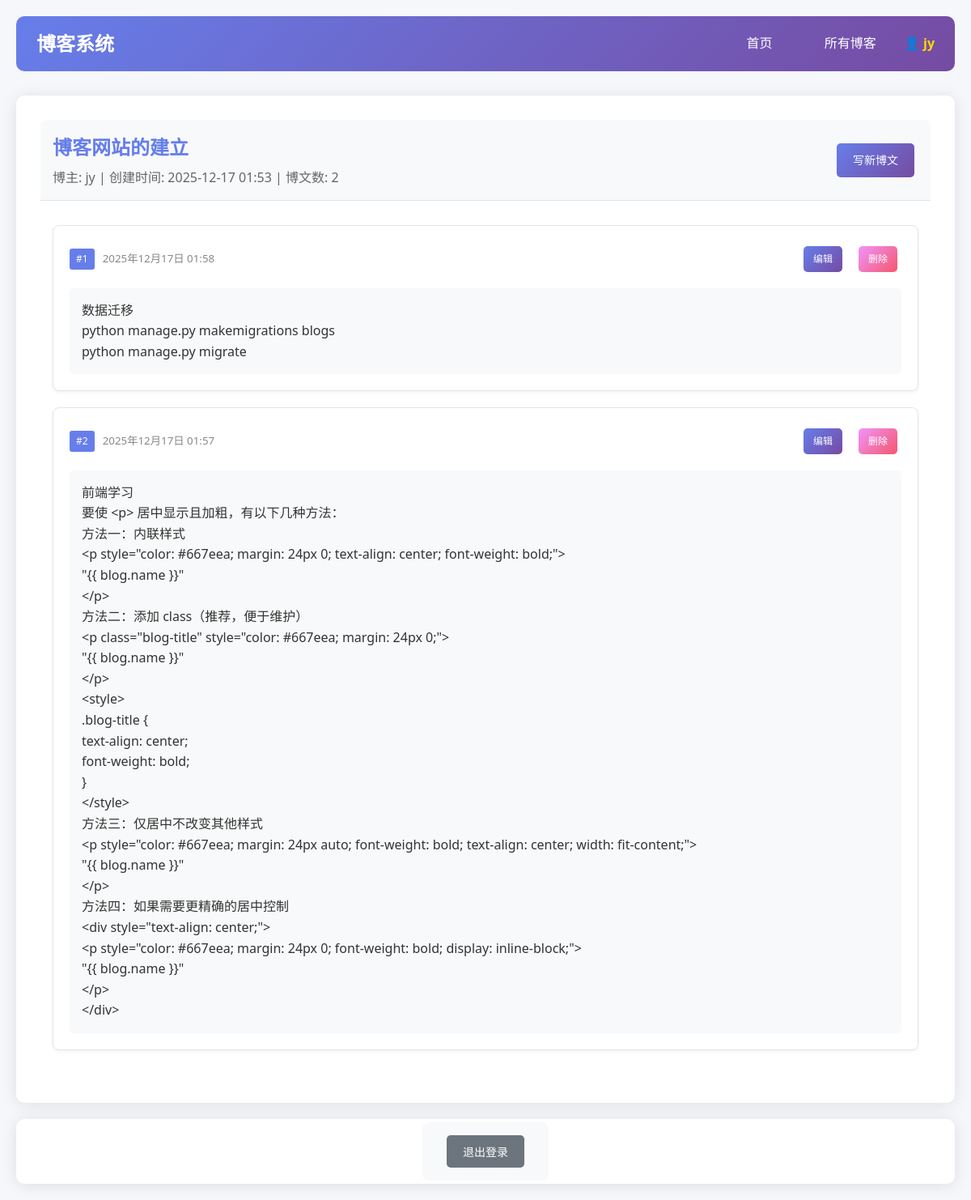
The page /blogs/11/ (signed in) on the database its author committed.
### blogs/models.py (models this page shows, shortened)
class Blog(models.Model):
    name=models.CharField(max_length=25)
    date_added=models.DateTimeField(auto_now_add=True)
    owner=models.ForeignKey(User,on_delete=models.CASCADE)

class Post(models.Model):
    blog=models.ForeignKey(Blog,on_delete=models.CASCADE)
    text=models.TextField()
    date_added=models.DateTimeField(auto_now_add=True)

### blogs/views.py (the view)
# urls.py: path('blogs/<int:blog_id>/',views.blog,name='blog'),
def blog(request,blog_id):
    blog=Blog.objects.get(id=blog_id)
    posts=blog.post_set.order_by('-date_added')
    context={'blog':blog,'posts':posts}
    return render(request,'blogs/blog.html',context)

### blogs/templates/blogs/blog.html (shortened to what this page needs)
{% extends 'blogs/base.html' %}
{% block content %}
    <div class="card-header" style="display: flex; justify-content: space-between; align-items: center;">
        <div>
            <h2 style="color: #667eea;">{{ blog.name }}</h2>
            <p style="color: #666; margin-top: 5px;">
                博主: {{ blog.owner.username }} |
                创建时间: {{ blog.date_added|date:"Y-m-d H:i" }} |
                博文数: {{ posts|length }}
            </p>
        </div>
        {% if user == blog.owner %}
        <div>
            <a href="{% url 'blogs:new_post' blog.id %}" class="btn">写新博文</a>
        </div>
        {% endif %}
    </div>
    <div class="card-body">
        {% if posts %}
            {% for post in posts %}
                <div class="card" style="margin-bottom: 20px;">
                    <div style="display: flex; justify-content: space-between; align-items: center; margin-bottom: 15px;">
                        <div style="display: flex; align-items: center; gap: 10px;">
                            <span style="font-size: 12px; background: #667eea; color: white; padding: 3px 8px; border-radius: 3px;">
                                #{{ forloop.counter }}
                            </span>
                            <small style="color: #888;">{{ post.date_added|date:'Y年m月d日 H:i' }}</small>
                        </div>
                        {% if user == blog.owner %}
                        <div style="display: flex; gap: 10px;">
                            <a href="{% url 'blogs:edit_post' post.id %}" class="btn" style="font-size: 12px; padding: 6px 12px;">编辑</a>
                            <a href="{% url 'blogs:delete_post' post.id %}"
                               class="btn btn-danger"
                               style="font-size: 12px; padding: 6px 12px;">删除</a>
                        </div>
                        {% endif %}
                    </div>
                    <div style="padding: 15px; background: #f8f9fa; border-radius: 5px;">
                        <p style="white-space: pre-wrap; line-height: 1.8; color: #333;">{{ post.text|linebreaks }}</p>
                    </div>
                </div>
            {% endfor %}
        {% endif %}
    </div>
{% endblock content %}

### blogs/templates/blogs/base.html (shortened to what this page needs)
<!DOCTYPE html>
<html lang="zh-CN">
<head>
</head>
<body>
    <div class="navbar">
        <div class="nav-brand">
            <a href="{% url 'blogs:index' %}" style="font-size: 24px; font-weight: bold; color: white; text-decoration: none;">博客系统</a>
        </div>
        <div class="nav-links">
            <a href="{% url 'blogs:index' %}">首页</a>
            <a href="{% url 'blogs:blogs' %}">所有博客</a>
            {% if user.is_authenticated %}
                <span class="user-info">👤 {{ user.username }}</span>
            {% else %}
                <a href="{% url 'accounts:register' %}">注册</a>
                <a href="{% url 'accounts:login' %}">登录</a>
            {% endif %}
        </div>
    </div>
    <div class="container">
        {% block content %}{% endblock content %}
    </div>
    {% if user.is_authenticated %}
    <div class="container" style="text-align: center; padding: 15px;">
        <form action="{% url 'accounts:logout' %}" method="post" style="display: inline;">
            <button type="submit" class="btn" style="background: #6c757d;">退出登录</button>
        </form>
    </div>
    {% endif %}
</body>
</html>

### blogs/templates/blogs/base.html (style rules this page uses)
* { margin: 0; padding: 0; box-sizing: border-box; font-family: 'Segoe UI', 'Microsoft YaHei', sans-serif; }
body { background-color: #f5f7fa; color: #333; line-height: 1.6; padding: 20px; max-width: 1200px; margin: 0 auto; }
.container { background: white; border-radius: 10px; box-shadow: 0 2px 20px rgba(0, 0, 0, 0.1); padding: 30px; margin-top: 20px; }
.navbar { background: linear-gradient(135deg, #667eea 0%, #764ba2 100%); padding: 15px 25px; border-radius: 10px; margin-bottom: 30px; display: flex; justify-content: space-between; align-items: center; color: white; }
.nav-links a { color: white; text-decoration: none; margin: 0 15px; padding: 8px 15px; border-radius: 5px; transition: background 0.3s; }
.user-info { font-weight: 600; color: #ffd700; }
.btn { display: inline-block; padding: 10px 20px; background: linear-gradient(135deg, #667eea 0%, #764ba2 100%); color: white; text-decoration: none; border-radius: 5px; border: none; cursor: pointer; transition: all 0.3s; font-size: 14px; margin: 5px; }
.btn-danger { background: linear-gradient(135deg, #f093fb 0%, #f5576c 100%); }
.card { border: 1px solid #e1e5eb; border-radius: 8px; margin: 15px 0; padding: 20px; background: #fff; box-shadow: 0 2px 4px rgba(0,0,0,0.05); transition: transform 0.3s; }
.card-header { background: #f8f9fa; padding: 15px; border-bottom: 1px solid #e1e5eb; border-radius: 8px 8px 0 0; }
.card-body { padding: 15px; }
form { background: #f8f9fa; padding: 25px; border-radius: 8px; margin: 20px 0; }

### rows shown on the page
Blog: name "博客网站的建立", owner.username "jy", date_added "2025-12-17 01:53"
Post: date_added "2025年12月17日 01:58", text "数据迁移 python manage.py makemigrations blogs python manage.py migrate"
Post: date_added "2025年12月17日 01:57", text "前端学习 要使 <p> 居中显示且加粗，有以下几种方法： 方法一：内联样式 <p style=\"color: #667eea; margin: 24px 0; text-align: center; font-weight: bold;\"> \"{{ blog.name }}\" </p> 方法二：添加 class（推荐，便于维护） <p class=\"blog-title\" style=\"color: #667eea; margin: 24px 0;\"> \"{{ blog.name }}\" </p> <style> .blog-title { text-align: center; font-weight: bold; } </style> 方法三：仅居中不改变其他样式 <p style=\"color: #667eea; margin: 24px auto; font-weight: bold; text-align: center; width: fit-content;\"> \"{{ blog.name }}\" </p> 方法四：如果需要更精确的居中控制 <div style=\"text-align: center;\"> <p style=\"color: #667eea; margin: 24px 0; font-weight: bold; display: inline-block;\"> \"{{ blog.name }}\" </p> </div>"

### other values the page prints
{{ user.username }} "jy"
{{ posts|length }} "2"
